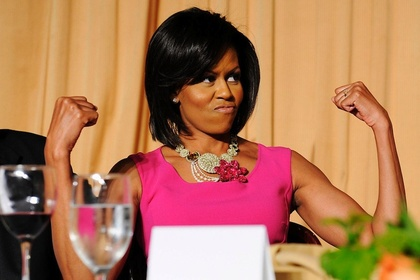
%> input picture VIDEO/labb2/michelle.jpg, 420 x 280 px, shrunk from 800 x 533 before the run
$ octave sandbox.m   (GNU Octave 9; MATLAB toolbox functions it lacks are replaced by stand-ins)
%> lines starting %> are read from the running program, lines starting %| are printed output that depends on the picture
%> further down, myPic is the input picture: size 280x420x3 uint8; mean R, G, B 177.3, 122.1, 88.9
### VIDEO/labb1/frameRGB2YUV.m
function YUVFrame  = frameRGB2YUV( RGBFrame )

%% Instruction
% this function simply transforms a RGBframe to its corresponding YUVframe
% input
% RGBframe, size == [frameHeight * framewidth * 3]

% output
% YUVframe, size == [frameHeight * framewidth * 3]
% For Question 5 in specification, U and V should have only 25% size of Y

RGBFrame = double(RGBFrame); %Otherwise values are clipped in the converting process.
R = RGBFrame(:,:,1);
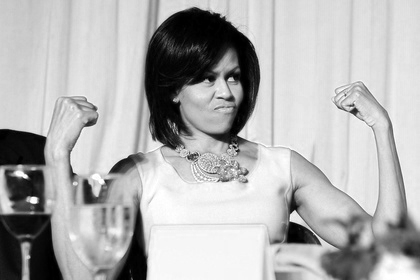
%> R: size 280x420 double; min 0, max 255, mean 177.3
G = RGBFrame(:,:,2);
B = RGBFrame(:,:,3);
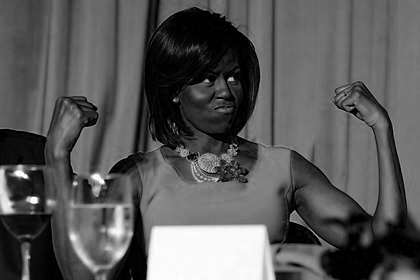
%> B: size 280x420 double; min 0, max 255, mean 88.9

%Constans from lectures.
Y = 0.299 * R + 0.587 * G + 0.114*B;  %Process each channel individually.
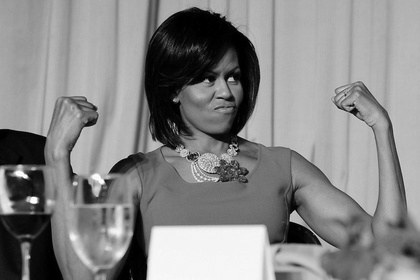
%> Y: size 280x420 double; min 0, max 255, mean 134.8
U = 0.492 * (B-Y);
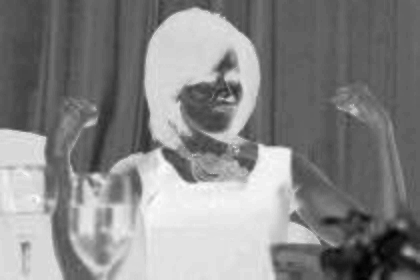
%> U: size 280x420 double; min -60.09, max 10.54, mean -22.61; drawn with min black and max white
V = 0.877 * (R-Y);
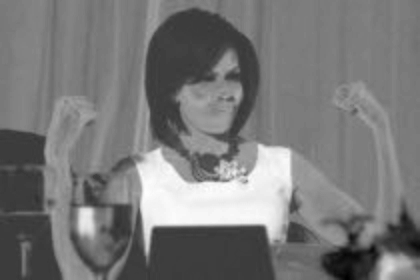
%> V: size 280x420 double; min -37.61, max 120.4, mean 37.2; drawn with min black and max white

YUVFrame = cat(3, Y, U, V); %Put it back together.
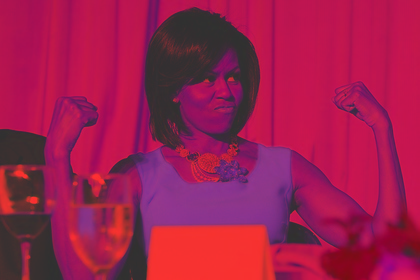
%> YUVFrame: size 280x420x3 double; mean R, G, B 134.8, -22.6, 37.2; drawn with min black and max white

end

### VIDEO/labb2/sandbox.m
myPic = imread('michelle.jpg');
YUVPic = frameRGB2YUV(myPic);
YPic = YUVPic(:,:,1);
imshow(YPic);
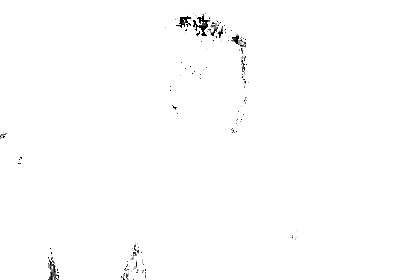
%> displayed picture: size 280x420, on the screen's scale of 0 to 255; min 0, max 255, mean 253.6

counts = imhist(YPic);
%> counts = 256 values, max 116565 at index 256, min 0 at index 2, mean 459.4
p = counts/numel(YPic);
%> p = 256 values, max 0.991 at index 256, min 0 at index 2, mean 0.00391

for i = 1:256;
    codewords{i} = [];
    probabilities{i} = p(i);
    pixelValues{i} = i;
end
%> after the loop, codewords = 256 items; pixelValues = 256 items; probabilities = 256 items

while (length(pixelValues) > 1);
    [sortedProb,indices] = sort(p);
    %sortedProb = probability of that value
    %indices = value at same index as the probability in sortedProb

    pixelValues0 = pixelValues{indices(1)};
    pixelValues1 = pixelValues{indices(2)};
    % Combining together pixelvalues0 & pixelvalues1 into one.
    pixelValues{length(pixelValues)+1} = [pixelValues0, pixelValues1];
    % We have to give the new set the corresponding probability
    p(length(p)+1) = sum(sortedProb(1:2));

    for i = 1:length(pixelValues0);
        codewords{pixelValues0(i)} = [codewords{pixelValues0(i)}, 0];
        % Putting 0 on to the new pixel value that's suppose to have it.
    end

    for i = 1:length(pixelValues1);
        codewords{pixelValues1(i)} = [codewords{pixelValues1(i)}, 1];
    end
    pixelValues(indices(1:2)) = [];
    % Removes the lowest sets(pixel values) with the lowest probability
    p(indices(1:2)) = []; %Removes probabilities
end
%> this loop made 255 passes
%> (pixelValues0, pixelValues1) on passes 1 to 3: (2, 3), (4, 5), (6, 7)
%> after the loop, pixelValues = 1 item
for i = 1:length(codewords);
    codewords {i} = fliplr(codewords{i});
end
CodeBook = codewords;
%> CodeBook = 256 items
